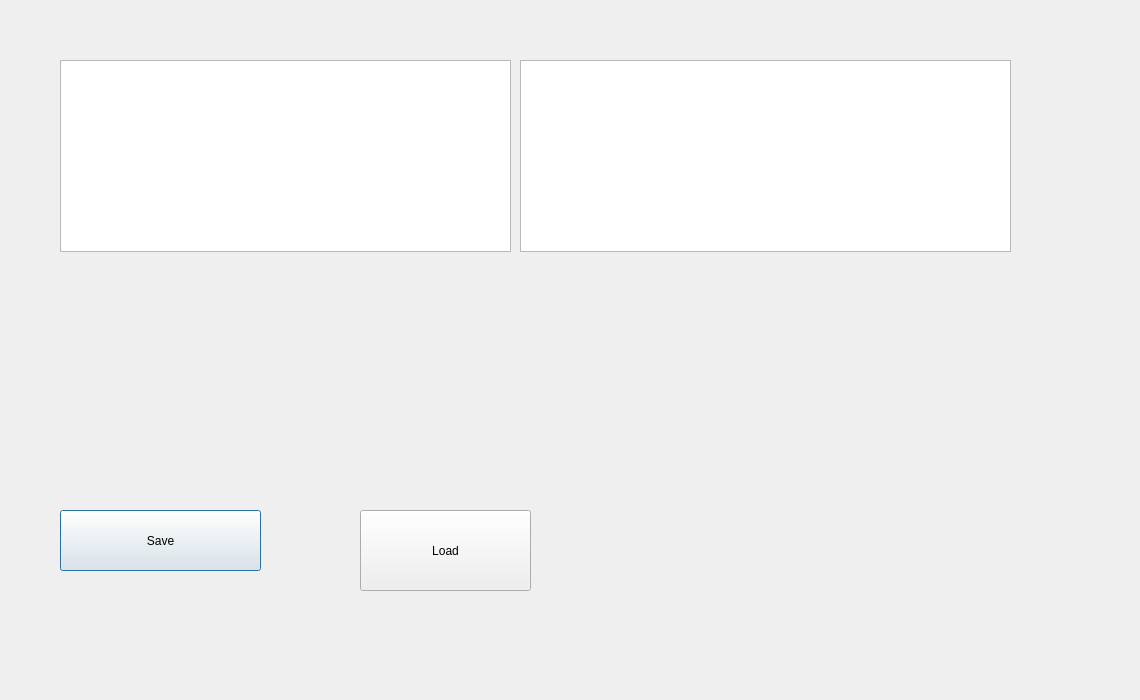
<?xml version="1.0" encoding="UTF-8"?>
<ui version="4.0">
 <class>FileWindow</class>
 <widget class="QDialog" name="FileWindow">
  <property name="geometry">
   <rect>
    <x>0</x>
    <y>0</y>
    <width>1140</width>
    <height>700</height>
   </rect>
  </property>
  <property name="windowTitle">
   <string>Dialog</string>
  </property>
  <widget class="QPushButton" name="pushButton">
   <property name="geometry">
    <rect>
     <x>60</x>
     <y>510</y>
     <width>201</width>
     <height>61</height>
    </rect>
   </property>
   <property name="text">
    <string>Save</string>
   </property>
  </widget>
  <widget class="QListView" name="listView">
   <property name="geometry">
    <rect>
     <x>520</x>
     <y>60</y>
     <width>491</width>
     <height>192</height>
    </rect>
   </property>
  </widget>
  <widget class="QListWidget" name="listWidget">
   <property name="geometry">
    <rect>
     <x>60</x>
     <y>60</y>
     <width>451</width>
     <height>192</height>
    </rect>
   </property>
  </widget>
  <widget class="QPushButton" name="pushButton_2">
   <property name="geometry">
    <rect>
     <x>360</x>
     <y>510</y>
     <width>171</width>
     <height>81</height>
    </rect>
   </property>
   <property name="text">
    <string>Load</string>
   </property>
  </widget>
 </widget>
 <resources/>
 <connections/>
</ui>
